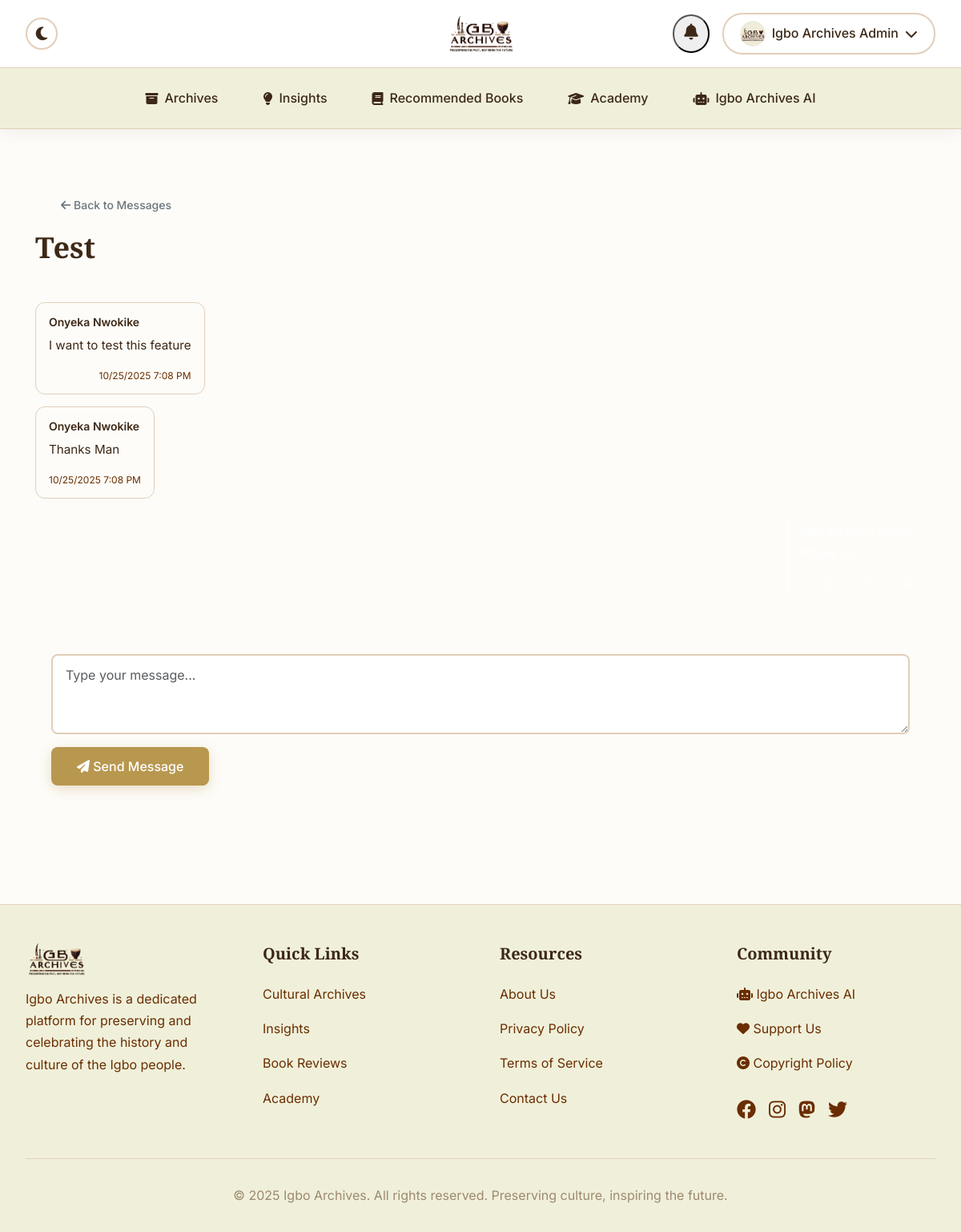
/profile/messages/1/ (signed in), run on an earlier commit of the app's database.
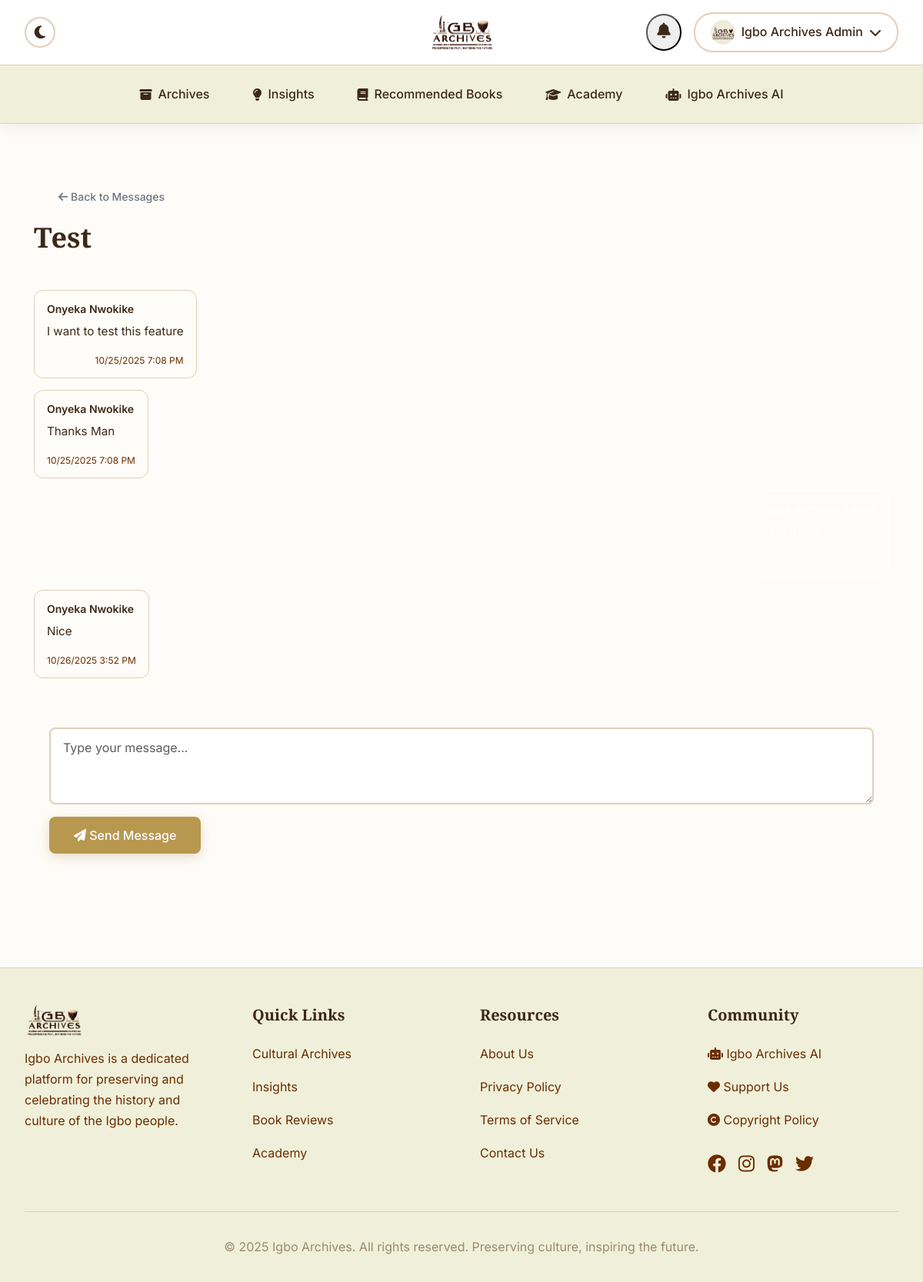
And on a later commit of the database.
### users/models.py (models this page shows, shortened)
class CustomUser(AbstractUser):
    full_name = models.CharField(max_length=200, blank=True)
    bio = models.TextField(blank=True)
    profile_picture = models.ImageField(upload_to='profile_pictures/', blank=True, null=True)
    social_links = models.JSONField(default=dict, blank=True)
    def get_display_name(self):
        return self.full_name or (self.email.split('@')[0] if self.email else self.username)

class Thread(models.Model):
    participants = models.ManyToManyField(CustomUser, related_name='message_threads')
    subject = models.CharField(max_length=255)
    created_at = models.DateTimeField(auto_now_add=True)
    updated_at = models.DateTimeField(auto_now=True)
    class Meta:
        ordering = ['-updated_at']

class Message(models.Model):
    thread = models.ForeignKey(Thread, on_delete=models.CASCADE, related_name='messages')
    sender = models.ForeignKey(CustomUser, on_delete=models.CASCADE)
    content = models.TextField()
    created_at = models.DateTimeField(auto_now_add=True)
    is_read = models.BooleanField(default=False)
    class Meta:
        ordering = ['created_at']

### users/views.py (the view)
# urls.py: path('messages/<int:thread_id>/', views.message_thread, name='thread'),
@login_required
def message_thread(request, thread_id):
    thread = get_object_or_404(Thread, id=thread_id, participants=request.user)
    if request.method == 'POST':
        content = request.POST.get('content')
        if content:
            Message.objects.create(thread=thread, sender=request.user, content=content)
            return redirect('users:thread', thread_id=thread_id)
    thread.messages.exclude(sender=request.user).update(is_read=True)
    return render(request, 'users/thread.html', {'thread': thread})

### core/context_processors.py (called while the page is built)
def pwa_settings(request):
    return {
        'VAPID_PUBLIC_KEY': getattr(settings, 'VAPID_PUBLIC_KEY', ''),
    }

def monetization_settings(request):
    return {
        'ENABLE_ADSENSE': getattr(settings, 'ENABLE_ADSENSE', False),
        'GOOGLE_ADSENSE_CLIENT_ID': getattr(settings, 'GOOGLE_ADSENSE_CLIENT_ID', ''),
        'ENABLE_DONATIONS': getattr(settings, 'ENABLE_DONATIONS', False),
        'STRIPE_PUBLIC_KEY': getattr(settings, 'STRIPE_PUBLIC_KEY', ''),
    }

### users/templates/users/thread.html (shortened to what this page needs)
{% extends 'base.html' %}
{% block content %}
<div class="container mt-4">
    <div class="row">
        <div class="col-12">
            <div class="message-thread-header mb-4">
                <a href="{% url 'users:inbox' %}" class="btn btn-outline-secondary btn-sm">
                    <i class="fas fa-arrow-left"></i> Back to Messages
                </a>
                <h2 class="mt-2">{{ thread.subject }}</h2>
            </div>
            <div class="messages-thread mb-4">
                {% for message in thread.messages.all %}
                <div class="message-bubble-container {% if message.sender == user %}sent{% else %}received{% endif %}">
                    <div class="message-bubble">
                        <div class="message-sender">
                            <a href="{% url 'users:profile' message.sender.username %}" class="text-decoration-none" style="{% if message.sender == user %}color: rgba(255,255,255,0.9);{% else %}color: var(--primary-color);{% endif %}">
                                {{ message.sender.get_display_name }}
                            </a>
                        </div>
                        <div class="message-content">
                            {{ message.content|linebreaks }}
                        </div>
                        <div class="message-timestamp">
                            {{ message.created_at|date:"n/j/Y g:i A" }}
                        </div>
                    </div>
                </div>
                {% endfor %}
            </div>
            <div class="message-reply-form">
                <form method="post">
                    <div class="mb-3">
                        <textarea name="content" class="form-control" rows="3" placeholder="Type your message..." required></textarea>
                    </div>
                    <button type="submit" class="btn btn-primary">
                        <i class="fas fa-paper-plane"></i> Send Message
                    </button>
                </form>
            </div>
        </div>
    </div>
</div>
{% endblock %}

### core/templates/base.html (shortened to what this page needs)
{% load static %}
{% load pwa %}
<!DOCTYPE html>
<html lang="en">
<head>
    <link href="https://cdn.jsdelivr.net/npm/bootstrap@5.3.0/dist/css/bootstrap.min.css" rel="stylesheet">
    <link rel="stylesheet" href="https://cdnjs.cloudflare.com/ajax/libs/font-awesome/6.4.0/css/all.min.css">
    <link rel="stylesheet" href="{% static 'css/style.css' %}">
    <link rel="stylesheet" href="{% static 'css/notifications.css' %}">
</head>
<body>
    <div class="sticky-header-wrapper">
        <header class="main-header">
            <div class="header-container">
                <button class="dark-mode-toggle" aria-label="Toggle dark mode" id="darkModeToggle">
                    <i class="fas fa-moon"></i>
                </button>
                <a class="logo-container" href="/">
                    <img src="{% static 'images/logos/logo-light.png' %}" alt="Igbo Archives" class="logo-image logo-light">
                </a>
                <div class="user-menu">
                    {% if user.is_authenticated %}
                        <div class="notification-bell-container">
                            <button class="notification-bell" id="notificationBell" aria-label="Notifications">
                                <i class="fas fa-bell"></i>
                            </button>
                        </div>
                        <button class="profile-button" id="profileButton">
                            {% if user.profile_picture %}
                            <div class="profile-icon profile-icon-image">
                                <img src="{{ user.profile_picture.url }}" alt="{{ user.get_display_name }}">
                            </div>
                            {% else %}
                            <div class="profile-icon">{{ user.get_display_name|slice:":1"|upper }}</div>
                            {% endif %}
                            <span class="d-none d-sm-inline">{{ user.get_display_name }}</span>
                            <i class="fas fa-chevron-down"></i>
                        </button>
                    {% else %}
                        <a href="/accounts/login/" class="login-button">
                            <i class="fas fa-sign-in-alt"></i> Login
                        </a>
                    {% endif %}
                </div>
            </div>
        </header>
        <nav class="desktop-nav">
            <div class="nav-container">
                <a href="/archives/" class="nav-link {% if request.path == '/archives/' or request.path == '/' %}active{% endif %}">
                    <i class="fas fa-archive"></i> Archives
                </a>
                <a href="/insights/" class="nav-link {% if '/insights/' in request.path %}active{% endif %}">
                    <i class="fas fa-lightbulb"></i> Insights
                </a>
                <a href="/books/" class="nav-link {% if '/books/' in request.path %}active{% endif %}">
                    <i class="fas fa-book"></i> Recommended Books
                </a>
                <a href="/academy/" class="nav-link {% if '/academy/' in request.path %}active{% endif %}">
                    <i class="fas fa-graduation-cap"></i> Academy
                </a>
                <a href="https://ai.igboarchives.com.ng" class="nav-link" target="_blank" rel="noopener noreferrer">
                    <i class="fas fa-robot"></i> Igbo Archives AI
                </a>
            </div>
        </nav>
    </div>
    <main class="container-main">
        {% block content %}
        {% endblock %}
    </main>
    <footer class="main-footer">
        <div class="footer-container">
            <div class="footer-grid">
                <div class="footer-section">
                    <div style="margin-bottom: 1rem;">
                        <img src="{% static 'images/logos/logo-light.png' %}" alt="Igbo Archives" class="logo-image logo-light" style="height: 40px; width: auto;">
                    </div>
                    <p style="color: var(--text-secondary); line-height: 1.7;">
                        Igbo Archives is a dedicated platform for preserving and celebrating the history and culture of the Igbo people.
                    </p>
                </div>
                <div class="footer-section">
                    <h3>Quick Links</h3>
                    <a href="/archives/" class="footer-link">Cultural Archives</a>
                    <a href="/insights/" class="footer-link">Insights</a>
                    <a href="/books/" class="footer-link">Book Reviews</a>
                    <a href="/academy/" class="footer-link">Academy</a>
                </div>
                <div class="footer-section">
                    <h3>Resources</h3>
                    <a href="/about/" class="footer-link">About Us</a>
                    <a href="/privacy/" class="footer-link">Privacy Policy</a>
                    <a href="/terms/" class="footer-link">Terms of Service</a>
                    <a href="/contact/" class="footer-link">Contact Us</a>
                </div>
                <div class="footer-section">
                    <h3>Community</h3>
                    <a href="https://ai.igboarchives.com.ng" class="footer-link" target="_blank" rel="noopener noreferrer">
                        <i class="fas fa-robot"></i> Igbo Archives AI
                    </a>
                    <a href="/donate/" class="footer-link">
                        <i class="fas fa-heart"></i> Support Us
                    </a>
                    <a href="/copyright/" class="footer-link">
                        <i class="fas fa-copyright"></i> Copyright Policy
                    </a>
                    <div class="footer-link" style="display: flex; align-items: center; gap: 1rem; padding: 0.5rem 0; margin-top: 0.5rem;">
                        <a href="https://www.facebook.com/IgboArchives/" target="_blank" rel="noopener noreferrer" style="color: var(--text-secondary); font-size: 1.5rem; transition: color 0.2s;">
                            <i class="fab fa-facebook"></i>
                        </a>
                        <a href="https://www.instagram.com/IgboArchives.com.ng/" target="_blank" rel="noopener noreferrer" style="color: var(--text-secondary); font-size: 1.5rem; transition: color 0.2s;">
                            <i class="fab fa-instagram"></i>
                        </a>
                        <a href="https://mastodon.social/@Igbo_Archives" target="_blank" rel="noopener noreferrer" style="color: var(--text-secondary); font-size: 1.5rem; transition: color 0.2s;">
                            <i class="fab fa-mastodon"></i>
                        </a>
                        <a href="https://twitter.com/IgboArchives" target="_blank" rel="noopener noreferrer" style="color: var(--text-secondary); font-size: 1.5rem; transition: color 0.2s;">
                            <i class="fab fa-twitter"></i>
                        </a>
                    </div>
                </div>
            </div>
            <div class="footer-bottom">
                <p>&copy; 2025 Igbo Archives. All rights reserved. Preserving culture, inspiring the future.</p>
            </div>
        </div>
    </footer>
</body>
</html>

### core/static/css/notifications.css (style rules this page uses)
.notification-bell { position: relative; cursor: pointer; padding: 8px 12px; border-radius: 50%; transition: background-color 0.2s; }
.notification-bell i { font-size: 1.25rem; color: var(--text-primary); }

### users/templates/users/thread.html (style rules this page uses)
.messages-thread { display: flex; flex-direction: column; gap: 15px; padding: 20px 0; }
.message-bubble-container { display: flex; width: 100%; }
.message-bubble-container.sent { justify-content: flex-end; }
.message-bubble-container.received { justify-content: flex-start; }
.message-bubble { max-width: 70%; background: var(--background-secondary); border-radius: 12px; padding: 12px 16px; border: 1px solid var(--border-color); }
.message-bubble-container.sent .message-bubble { background: var(--primary-color); color: white; border-color: var(--primary-color); }
.message-sender { font-weight: 600; font-size: 0.875rem; margin-bottom: 6px; }
.message-bubble-container.sent .message-sender { color: rgba(255,255,255,0.9); }
.message-content { font-size: 0.95rem; line-height: 1.5; margin-bottom: 6px; }
.message-timestamp { font-size: 0.75rem; color: var(--text-secondary); text-align: right; }
.message-bubble-container.sent .message-timestamp { color: rgba(255,255,255,0.7); }
.message-reply-form { background: var(--background-secondary); border-radius: 8px; padding: 20px; margin-top: 20px; }

What changed in the data, as far as the page shows it:
added Message: sender.get_display_name "Onyeka Nwokike", content "Nice", created_at "10/26/2025 3:52 PM"
